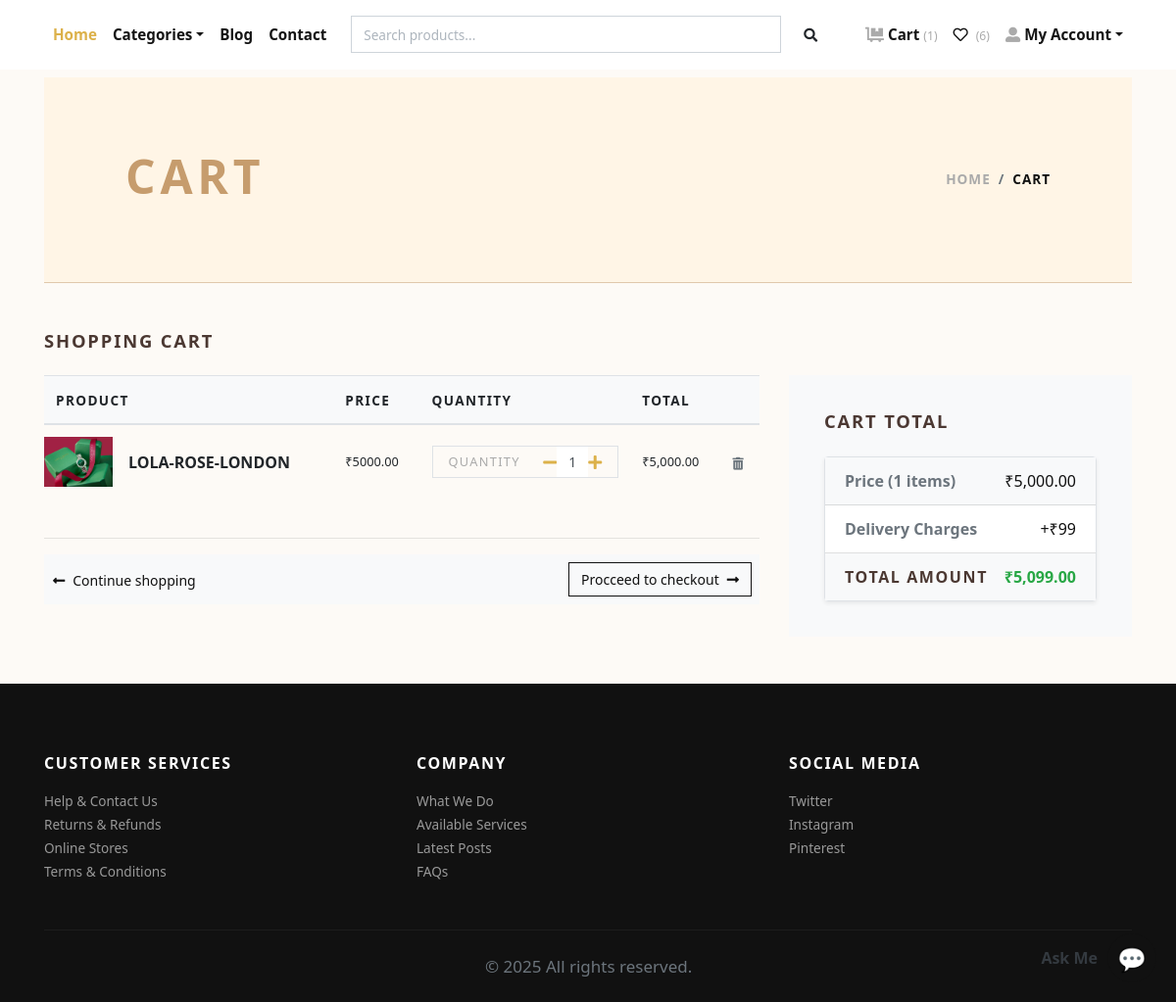
Before: /cart/ (signed in) with the older database file.
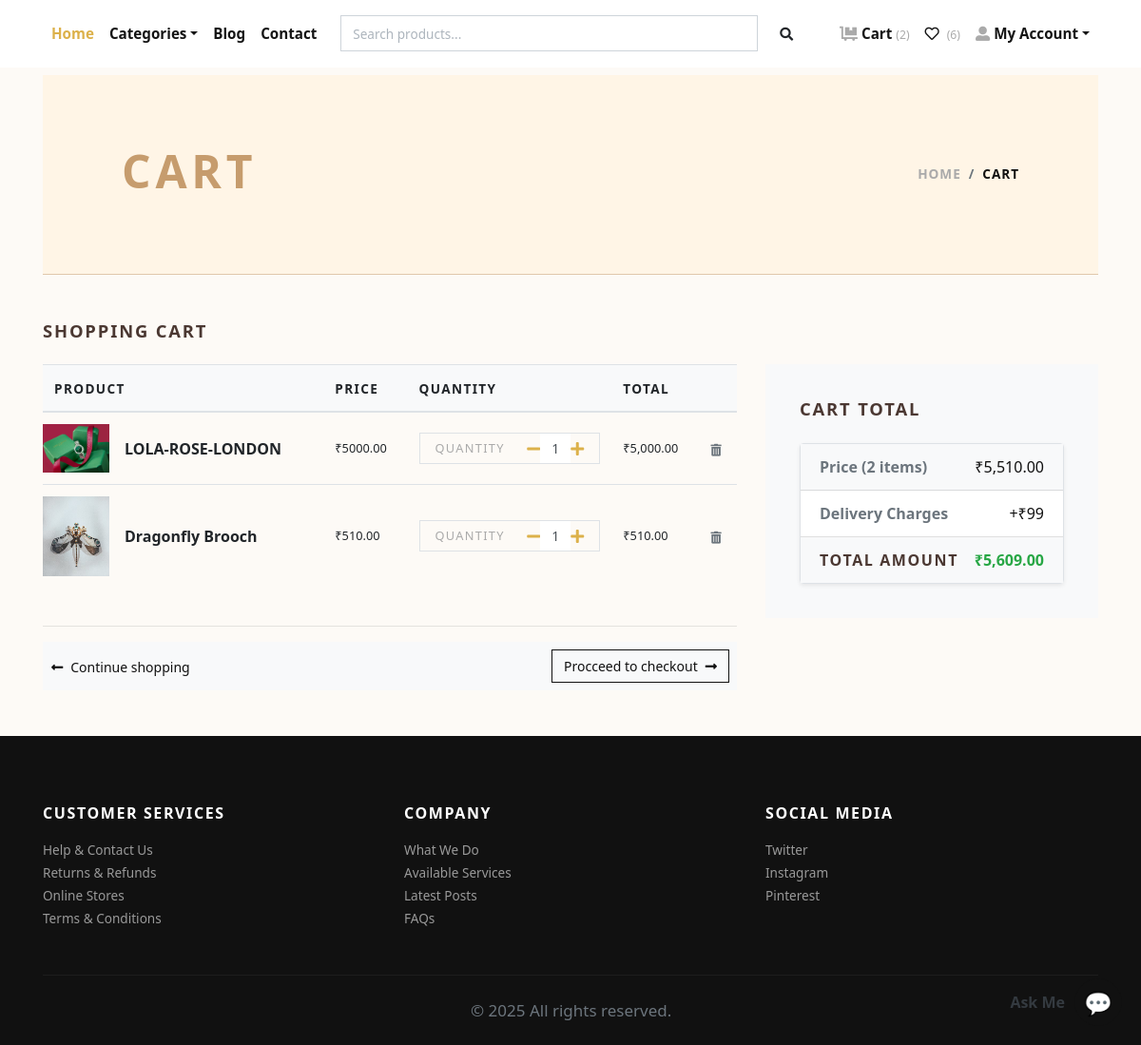
After: the same page with the newer database file.
### store/models.py (models this page shows, shortened)
class Cart(models.Model):
    user = models.ForeignKey(User, verbose_name="User", on_delete=models.CASCADE)
    product = models.ForeignKey(Product, verbose_name="Product", on_delete=models.CASCADE)
    quantity = models.PositiveIntegerField(default=1, verbose_name="Quantity")
    created_at = models.DateTimeField(auto_now_add=True, verbose_name="Created Date")
    updated_at = models.DateTimeField(auto_now=True, verbose_name="Updated Date")
    @property
    def total_price(self):
        return self.quantity * self.product.price

class Product(models.Model):
    title = models.CharField(max_length=150, verbose_name="Product Title")
    slug = models.SlugField(max_length=160, verbose_name="Product Slug")
    sku = models.CharField(max_length=255, unique=True, verbose_name="Unique Product ID (SKU)")
    short_description = models.TextField(verbose_name="Short Description")
    detail_description = models.TextField(blank=True, null=True, verbose_name="Detail Description")
    product_image = models.ImageField(upload_to='product', blank=True, null=True, verbose_name="Product Image")
    price = models.DecimalField(max_digits=8, decimal_places=2)
    category = models.ForeignKey(Category, verbose_name="Product Categoy", on_delete=models.CASCADE)
    is_active = models.BooleanField(verbose_name="Is Active?")
    is_featured = models.BooleanField(verbose_name="Is Featured?")
    created_at = models.DateTimeField(auto_now_add=True, verbose_name="Created Date")
    updated_at = models.DateTimeField(auto_now=True, verbose_name="Updated Date")
    class Meta:
        verbose_name_plural = 'Products'
        ordering = ('-created_at', )

### store/views.py (the view, shortened to what this page needs)
# urls.py: path('cart/', views.cart, name="cart"),
@login_required
def cart(request):
    user = request.user
    cart_products = Cart.objects.filter(user=user)
    amount, shipping_amount = get_cart_amount_and_order_data(user)
    coupon_form = CouponApplyForm()
    applied_coupon = None
    discount_amount = decimal.Decimal(0)
    total_amount_after_discount = amount + shipping_amount
    now = timezone.now()
    active_coupons= Coupon.objects.filter(
        is_active=True,
        valid_from__lte=now,
        valid_to__gte=now,
        used_count__lt=models.F('usage_limit')
    )
    addresses = Address.objects.filter(user=user)
    context = {
        'cart_products': cart_products,
        'amount': amount,
        'shipping_amount': shipping_amount,
        'total_amount': amount + shipping_amount,
        'addresses': addresses,
        'coupon_form': coupon_form,
        'coupon': applied_coupon,
        'discount': discount_amount,
        'discount_amount': discount_amount,
        'total_amount_after_discount': total_amount_after_discount,
        'item_count': cart_products.count(),
        'active_coupons': active_coupons,
    }
    return render(request, 'store/cart.html', context)

### templates/store/cart.html (shortened to what this page needs)
{% extends 'base.html' %}
{% load static %}
{% load humanize %}
    {% block content %}
      <div class="container">
        <section class="py-5 blog-header">
          <div class="container">
            <div class="row px-4 px-lg-5 py-lg-4 align-items-center">
              <div class="col-lg-6">
                <h1 class="h2 text-uppercase text-lg-left">Cart</h1>
              </div>
              <div class="col-lg-6 text-lg-right">
                <nav aria-label="breadcrumb">
                  <ol class="breadcrumb justify-content-lg-end mb-0 px-0 bg-transparent">
                    <li class="breadcrumb-item active"><a href="{% url 'store:home' %}">Home</a></li>
                    <li class="breadcrumb-item" aria-current="page">Cart</li>
                  </ol>
                </nav>
              </div>
            </div>
          </div>
        </section>
        {% if cart_products %}
        <section class="py-5">
          <h2 class="h5 text-uppercase mb-4">Shopping cart</h2>
          <div class="row">
            <div class="col-lg-8 mb-4 mb-lg-0">
              <div class="table-responsive mb-4 ">
                <table class="table">
                  <thead class="bg-light">
                    <tr>
                      <th class="border-1" scope="col"> <strong class="text-small text-uppercase">Product</strong></th>
                      <th class="border-1" scope="col"> <strong class="text-small text-uppercase">Price</strong></th>
                      <th class="border-1" scope="col"> <strong class="text-small text-uppercase">Quantity</strong></th>
                      <th class="border-1" scope="col"> <strong class="text-small text-uppercase">Total</strong></th>
                      <th class="border-1" scope="col"> </th>
                    </tr>
                  </thead>
                  <tbody>
                    {% for cart_product in cart_products %}
                    <tr>
                      <th class="pl-0 border-1" scope="row">
                        <div class="media align-items-center">
                          {% if cart_product.product.product_image %}
                            <a class="reset-anchor d-block animsition-link" href="{% url 'store:product-detail' cart_product.product.slug %}"><img src="{{cart_product.product.product_image.url}}" alt="{{cart_product.product.title}}" width="70px"/></a>
                          {% else %}
                            <a class="reset-anchor d-block animsition-link" href="{% url 'store:product-detail' cart_product.product.slug %}"><img src="{% static 'img/product-detail-3.jpg' %}" alt="{{cart_product.product.title}}" width="70px"/></a>
                          {% endif %}
                          <div class="media-body ml-3"><strong class="h6"><a class="reset-anchor animsition-link" href="{% url 'store:product-detail' cart_product.product.slug %}">{{cart_product.product.title}}</a></strong></div>
                        </div>
                      </th>
                      <td class="align-middle border-1">
                        <p class="mb-0 small">₹{{cart_product.product.price}}</p>
                      </td>
                      <td class="align-middle border-1">
                        <div class="border d-flex align-items-center justify-content-between px-3"><span class="small text-uppercase text-gray headings-font-family">Quantity</span>
                          <div class="quantity">
                            <a href="{% url 'store:minus-cart' cart_product.id %}" class="dec-btn p-0 ml-"><i class="fas fa-minus"></i></a>
                            <input class="form-control form-control-sm border-0 shadow-0 p-0" type="text" value="{{cart_product.quantity}}"/>
                            <a href="{% url 'store:plus-cart' cart_product.id %}" class="inc-btn p-0"><i class="fas fa-plus"></i></a>
                          </div>
                        </div>
                      </td>
                      <td class="align-middle border-1">
                        <p class="mb-0 small">₹{{cart_product.total_price|intcomma}}</p>
                      </td>
                      <td class="align-middle border-1"><a class="reset-anchor" href="{% url 'store:remove-cart' cart_product.id %}"><i class="fas fa-trash-alt small text-muted"></i></a></td>
                    </tr>
                    {% endfor %}
                  </tbody>
                </table>
              </div>
              <hr>
              <div class="bg-light px-2 py-2">
                <div class="row align-items-center text-center">
                  <div class="col-md-6 mb-3 mb-md-0 text-md-left"><a class="btn btn-link p-0 text-dark btn-sm" href="{% url 'store:home' %}"><i class="fas fa-long-arrow-alt-left mr-2"> </i>Continue shopping</a></div>
                  <div class="col-md-6 text-md-right"><a class="btn btn-outline-dark btn-sm" href="{% url 'store:checkout' %}">Procceed to checkout<i class="fas fa-long-arrow-alt-right ml-2"></i></a></div>
                </div>
              </div>
            </div>
            <div class="col-lg-4">
              <div class="card border-0 rounded-0 p-lg-3 bg-light">
                <div class="card-body">
                  <h5 class="text-uppercase mb-4">Cart total</h5>
                  <ul class="list-group list-group-flush shadow-sm rounded border">
                    <li class="list-group-item d-flex justify-content-between align-items-center bg-light">
                      <strong class="text-muted">Price ({{ item_count }} items)</strong>
                      <span class="text-dark">₹{{ amount|intcomma }}</span>
                    </li>
                    <li class="list-group-item d-flex justify-content-between align-items-center">
                      <strong class="text-muted">Delivery Charges</strong>
                      <span class="text-dark">{% if shipping_amount > 0 %}+₹{{ shipping_amount }}{% else %}<span class="text-success">Free</span>{% endif %}</span>
                    </li>
                    <li class="list-group-item d-flex justify-content-between align-items-center bg-light">
                      <strong class="text-uppercase">Total Amount</strong>
                      <strong class="text-success">₹{{ total_amount_after_discount|intcomma }}</strong>
                    </li>
                 </div>
              </div>
            </div>
          </div>
        </section>
        {% else %}
          <div class="text-center py-5">
            <h3 class="mb-3">Your cart is empty.</h3>
            <a href="{% url 'store:home' %}"><i class="fas fa-long-arrow-alt-left mr-2"> </i>Continue shopping</a>
          </div>
        {% endif %}
      </div>
      {% endblock content %}

### templates/navbar.html (shortened to what this page needs)
{% load static %}
<header class="header bg-white mb-2">
  <div class="container px-0 px-lg-3">
    <nav class="navbar navbar-expand-lg navbar-light py-3 px-lg-0 fixed-top">
      <div class="collapse navbar-collapse" id="navbarSupportedContent">
        <ul class="navbar-nav mr-auto">
          <li class="nav-item">
            <a class="nav-link active" href="{% url 'store:home' %}">Home</a>
          </li>
          <li class="nav-item dropdown">
            <a class="nav-link dropdown-toggle" id="pagesDropdown" href="#" data-toggle="dropdown" aria-haspopup="true"
              aria-expanded="false">Categories</a>
          </li>
          <li class="nav-item">
            <a class="nav-link" href="{% url 'store:blog_list' %}">Blog</a>
          </li>
          <li class="nav-item">
            <a class="nav-link" href="{% url 'store:contact' %}">Contact</a>
          </li>
        </ul>
        <div class="d-flex align-items-center">
          <form method="GET" action="{% url 'store:search' %}" class="form-inline d-none d-lg-block" style="width:500px;">
            <div class="input-group">
              <input type="text" name="q" class="form-control" placeholder="Search products..." aria-label="Search" required>
              <div class="input-group-append">
                <button class="btn" type="submit" style="border: none; background-color: transparent;">
                  <i class="fas fa-search fa-sm"></i>
                </button>
              </div>
            </div>
          </form>
        </div>
        <ul class="navbar-nav ml-auto">
          {% if request.user.is_authenticated %}
          <li class="nav-item">
            <a class="nav-link" href="{% url 'store:cart' %}">
              <i class="fas fa-dolly-flatbed mr-1 text-gray"></i>Cart
              <small class="text-gray">({{ cart_items.count }})</small>
            </a>
          </li>
          <li class="nav-item">
            <a class="nav-link" href="{% url 'store:wishlist' %}">
              <i class="far fa-heart mr-1"></i>
              <small class="text-gray">({{ user.wishlist_set.count }})</small>
            </a>
          </li>
          <li class="nav-item dropdown">
            <a class="nav-link dropdown-toggle" id="userDropdown" href="#" data-toggle="dropdown" aria-haspopup="true"
              aria-expanded="false"><i class="fas fa-user-alt mr-1 text-gray"></i>My Account</a>
          </li>
          {% else %}
          <li class="nav-item"><a class="nav-link" href="{% url 'store:login' %}">Login</a></li>
          <li class="nav-item"><a class="nav-link" href="{% url 'store:register' %}">Create Account</a></li>
          {% endif %}
        </ul>
      </div>
    </nav>
  </div>
</header>

Changed rows visible on the page:
added Cart: product.product_image (picture), product "Dragonfly Brooch", product.price "510.00", quantity "1", total_price "510.00"
Other visible differences:
{{ cart_items.count }}: "1" → "2"
{{ item_count }}: "1" → "2"
{{ amount|intcomma }}: "5,000.00" → "5,510.00"
{{ total_amount_after_discount|intcomma }}: "5,099.00" → "5,609.00"
